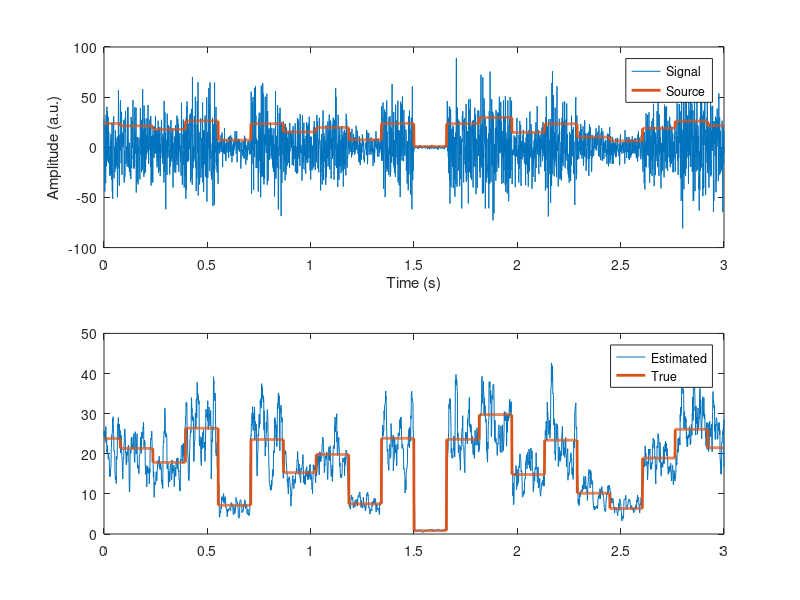
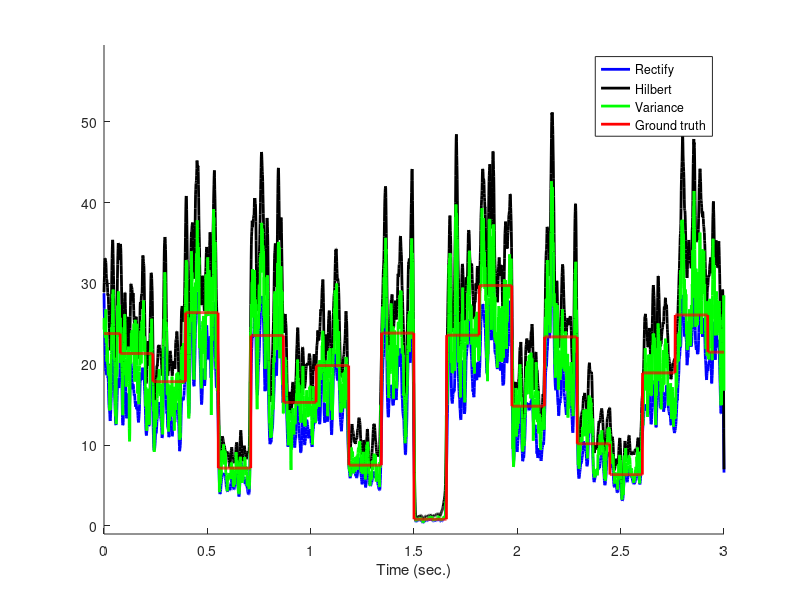
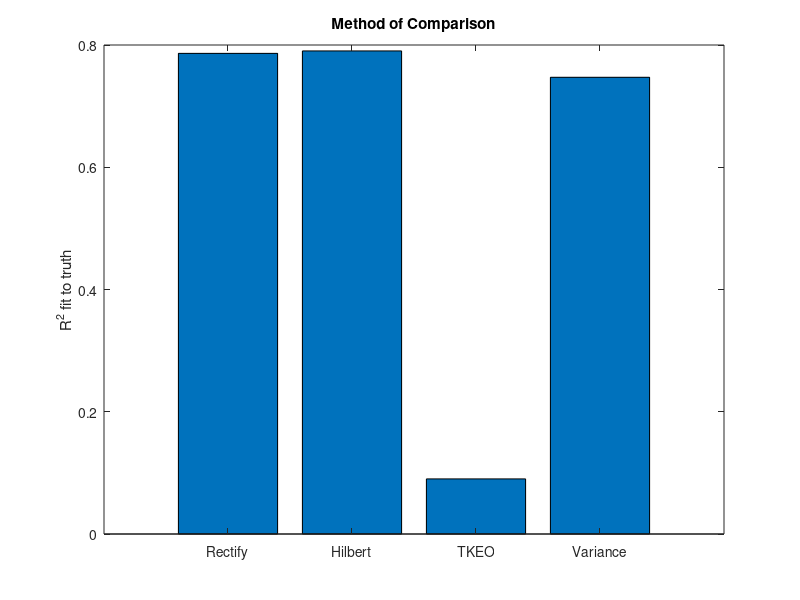

These charts were generated, in order, by the following MATLAB code:
%    SECTION: Feature detection
%    Topic: Recover signal from noise amplitude

%%............. create the signal
s_rate = 1000; % Hz
time  = 0:1/s_rate:3;
n     = length(time);
p     = 20; % poles for random interpolation

% amplitude modulator and noise level
ampmod = interp1(rand(p,1)*30,linspace(1,p,n),'nearest')';
signal = ampmod .* randn(size(ampmod));

% plot
figure(1), clf
subplot(211)
plot(time,signal, time,ampmod,'linew',2)
xlabel('Time (s)'), ylabel('Amplitude (a.u.)')
legend({'Signal';'Source'})

%% options for identifying the original signal

subplot(212)

% rectify and lowpass filter
rectsig = abs(signal);
k = 9;
rectsig = filtfilt(ones(1,k)/k,1,rectsig);
plot(time,rectsig, time,ampmod,'linew',2)
legend({'Estimated';'True'})



% TKEO
tkeosig = signal;
tkeosig(2:end-1) = signal(2:end-1).^2 - signal(1:end-2).*signal(3:end);
plot(time,tkeosig, time,ampmod,'linew',2)
legend({'Estimated';'True'})



% magnitude of Hilbert transform
maghilb = abs(hilbert( signal ));

% running mean-filter
k = 9;
maghilb = filtfilt(ones(1,k)/k,1,maghilb);
plot(time,maghilb, time,ampmod,'linew',2)
legend({'Estimated';'True'})



% running-variance
k = 9;
runningVar = zeros(n,1);
for i=1:n
    startp = max(1,i-round(k/2));
    endp = min(round(k/2)+i,n);
    runningVar(i) = std(signal(startp:endp));
end
plot(time,runningVar, time,ampmod,'linew',2)
legend({'Estimated';'True'})



%%% plot all options
figure(2), clf, hold on
plot(time,rectsig,'b','linew',2)
% plot(time,tkeosig,'m','linew',2)
plot(time,maghilb,'k','linew',2)
plot(time,runningVar,'g','linew',2)
plot(time,ampmod,'r','linew',2)

set(gca,'ylim',[-1 max(ampmod)*2])


%.............. legend({'Rectify';'TKEO';'Hilbert';'Variance';'Ground truth'})

legend({'Rectify';'Hilbert';'Variance';'Ground truth'})
xlabel('Time (sec.)')

%% compare the different algorithms to ground truth

% rectify
r2rect = corrcoef(ampmod,rectsig);
r2rect = r2rect(2)^2;

% TKEO
r2tkeo = corrcoef(ampmod,tkeosig);
r2tkeo = r2tkeo(2)^2;

% Hilbert
r2hilb = corrcoef(ampmod,maghilb);
r2hilb = r2hilb(2)^2;

% running variance
r2varr = corrcoef(ampmod,runningVar);
r2varr = r2varr(2)^2;


% now plot
figure(3), clf
bar([ r2rect r2hilb r2tkeo r2varr ])
set(gca,'xtick',1:4,'xticklabel',{'Rectify';'Hilbert';'TKEO';'Variance'})
ylabel('R^2 fit to truth')
title('Method of Comparison')

%% end.
